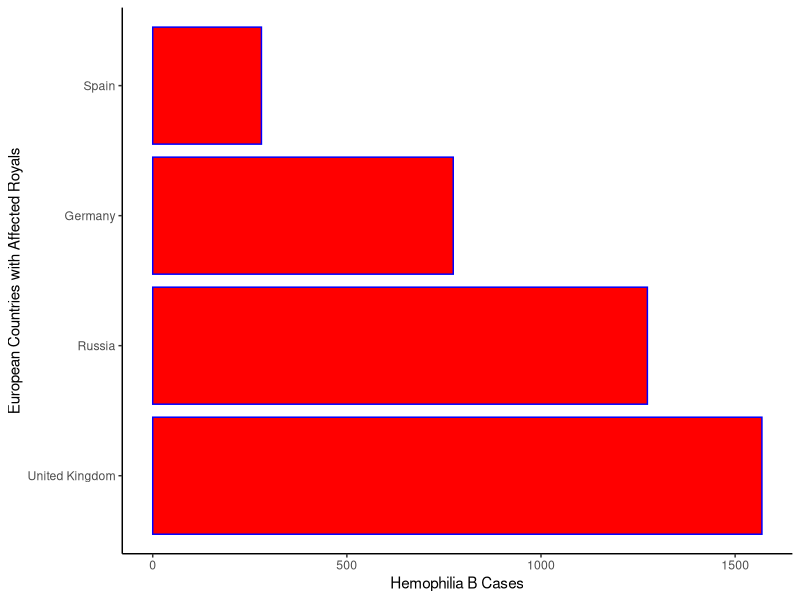
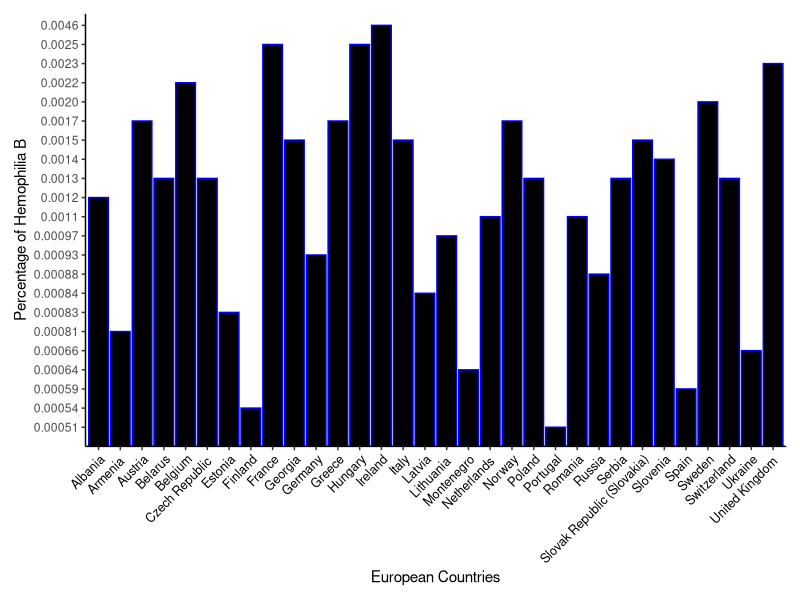
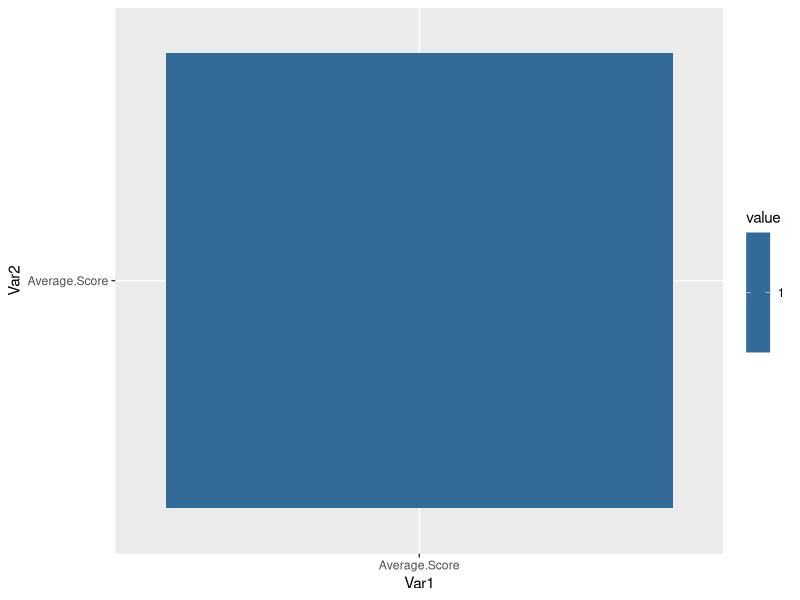

Source code (R) for these figures, in order:
## ---- chunk 1
install.packages("ggplot2")
install.packages("dplyr")
## ---- chunk 2
# Creates a data frame table 
European_Country <- c("United Kingdom", "Russia", "Germany","Spain")
#Define values in Hemophilia_Cases as a number 
Hemophilia_Cases <-c(1569,1274,774,280)
Hemophilia_Europe <- data.frame(European_Country, Hemophilia_Cases)
#Define Countries as a factor, setting their order
Hemophilia_Europe$European_Country <- factor(Hemophilia_Europe$European_Country, levels=Hemophilia_Europe$European_Country)
print (Hemophilia_Europe)
## ---- chunk 3
# Access ggplot 
library(ggplot2)
# Create a bar graph 
 ggplot(data = Hemophilia_Europe, aes(x=Hemophilia_Cases, y=European_Country)) + geom_bar(stat = "identity", color="blue", fill="red") + theme_classic() + labs(x = "Hemophilia B Cases", y= "European Countries with Affected Royals")
## ---- chunk 4
#Upload spreadsheet. 
Europe_HemophiliaB_Percentage <-read.csv("Europe_HemophiliaB_Percentage.csv")

#Delete NO VALUE rows, create vector to delete values. 
Europe_HemophiliaB_Percentage <-Europe_HemophiliaB_Percentage[-c(2,5,8,9,10,11,13,21,24,25,27,29,30,31,32,35,41,50),]

#Access ggplot
library(ggplot2)
theme(axis.text.x = element_text(angle=45))

#Create Bar Graph of all the countries and the percentage of Hemophilia B in the populations 
ggplot(data = Europe_HemophiliaB_Percentage, aes(x=European.Countries, y=Percentage.with.Hemophilia.B)) + geom_bar(stat = "identity", color="blue", fill="black") + theme_classic() + labs(x = "European Countries", y= "Percentage of Hemophilia B") + theme(axis.text.x = element_text(angle = 45, size = 9,color = "black", face = "plain", vjust = 1, hjust = 1),plot.margin = margin(10, 10, 10, 10))

## ---- chunk 5

#Upload spreadsheet
LikelihoodScores <-read.csv("LikelihoodScores.csv")

#Access ggplot 
library(ggplot2)
#Install reshape2
install.packages("reshape2")
library(reshape2)

#Create heat map of royal houses and average score of Hemophilia in each house
data <- cor(LikelihoodScores[sapply(LikelihoodScores,is.numeric)])
 
data1 <- melt(data)
 
ggplot(data1, aes(x = Var1,
                  y = Var2,
                  fill = value))+geom_tile()
